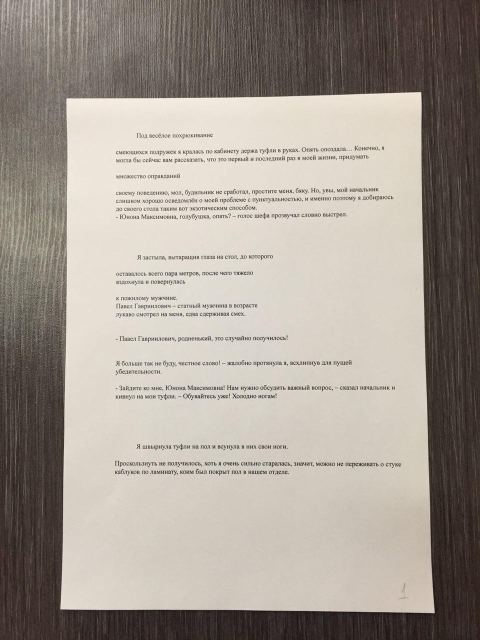
#> input picture W4L1/data/1.jpg, 960 x 1280 px (shown at 1/2 size); its folder holds only this picture in this run
$ python Main.py   (older library calls are emulated)
#> lines starting #> are read from the running program, lines starting #| are printed output that depends on the picture; after the words box and inside, x2 and y2 are one past the last pixel; in counts of white or black regions, pixels touching at a corner belong together
### W2L1/W2L1_practise_result/result/tools.py
import cv2
import numpy as np
import math

def concat_hor(imgs, color = (0,255,0)):
    try:
        m = 0
        s = 0
        bs = 1
        for img in imgs:
            m = max(m, img.shape[0])
            s += img.shape[1]+2*bs


        image = np.zeros((m+2*bs, s, 3))

        x = 0
        for img in imgs:
            if len(img.shape) == 3:
                imgg = cv2.copyMakeBorder(img.copy(), bs, bs, bs, bs, cv2.BORDER_CONSTANT, value=color)
                image[0:imgg.shape[0], x:x+imgg.shape[1], :] = imgg
            else:
                imgg = cv2.copyMakeBorder(cv2.cvtColor(img, cv2.COLOR_GRAY2BGR), bs, bs, bs, bs, cv2.BORDER_CONSTANT, value=color)
                image[0:imgg.shape[0], x:x+imgg.shape[1], :] = imgg
            x += img.shape[1]+2*bs

        return np.asarray(image, dtype = np.uint8)

    except Exception as e:
        print "<concat_hor>: ", e
        sys.stdout.flush()


def concat_ver(imgs):
    try:

        m = 0
        s = 0
        bs = 1
        for img in imgs:
            m = max(m, img.shape[1])
            s += img.shape[0]+2*bs


        image = np.zeros((s, m+2*bs, 3))

        y = 0
        for img in imgs:
            if len(img.shape) == 3:
                imgg = cv2.copyMakeBorder(img.copy(), bs, bs, bs, bs, cv2.BORDER_CONSTANT, value=(0, 255, 0))
                image[y:y+imgg.shape[0], 0:imgg.shape[1], :] = imgg
            else:
                imgg = cv2.copyMakeBorder(cv2.cvtColor(img, cv2.COLOR_GRAY2BGR), bs, bs, bs, bs, cv2.BORDER_CONSTANT, value=(0, 255, 0))
                image[y:y+imgg.shape[0], 0:imgg.shape[1], :] = imgg
            y += img.shape[0]+2*bs

        return np.asarray(image, dtype = np.uint8)

    except Exception as e:
        print "<concat_ver>: ", e
        sys.stdout.flush()

### W2L1/W2L1_practise_result/result/Main.py
import cv2
import os
import numpy as np
import tools as tl
# import matplotlib.pyplot as plt

for root, dirs, files in os.walk("../Data/"):
    for file in files:
        imagepath = os.path.join(root, file)
        if file.endswith('.jpg'):

            img = cv2.imread(imagepath)
#> img is the input picture: shape (1280, 960, 3); mean B, G, R 146.2, 155, 163.6
            vis = img.copy()

            '''
                finding gradient by Sobel filter
            '''
            gray = cv2.cvtColor(img, cv2.COLOR_BGR2GRAY)

            useGradient = 0

            if useGradient:
                gradX = cv2.Sobel(gray, ddepth=cv2.CV_32F, dx=1, dy=0, ksize=3)

                '''
                    take absolute value of gradient to use negative gradient
                '''
                gradX = np.absolute(gradX)

                '''
                    Normalization of gradient
                '''
                (minVal, maxVal) = (np.min(gradX), np.max(gradX))
                if maxVal - minVal > 0:
                    gradX = (255 * ((gradX - minVal) / float(maxVal - minVal))).astype("uint8")
                else:
                    gradX  = np.zeros(gray.shape, dtype = "uint8")
            else:
                gradX = 255 - gray

            '''
                Take median filter by horizontal axis
            '''
            blur = cv2.blur(gradX,(21,1))


            '''
                Binarization
            '''
            ret, th = cv2.threshold(blur, 0, 255, cv2.THRESH_BINARY + cv2.THRESH_OTSU)
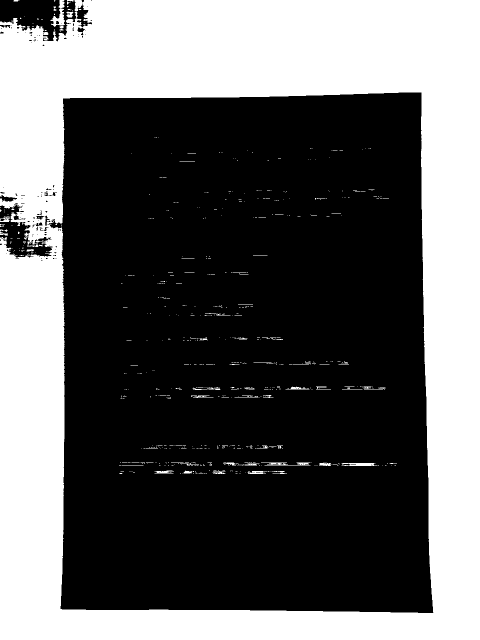
#> th: shape (1280, 960) (shown at 1/2 size); 38.7% white; 645 white regions (585 under 20 px), largest, box (x1, y1, x2, y2) and area: (0, 0, 960, 1280) 468663, (101, 0, 130, 54) 627, (522, 925, 621, 931) 343
#> ret = 113

            '''
                Morphological opening
            '''
            kernel = np.ones((1,15), np.uint8)
            opening = cv2.morphologyEx(th, cv2.MORPH_CLOSE, kernel)
#> opening: shape (1280, 960); 39.1% white; 198 white regions (133 under 20 px)

            '''
                Find contours
            '''
            im2, contours, hierarchy = cv2.findContours(opening, cv2.RETR_EXTERNAL, cv2.CHAIN_APPROX_SIMPLE)
#> contours = 10 contours, 8 with area under 20; largest, box (x1, y1, x2, y2) and area: (0, 0, 960, 1280) 1218574, (0, 460, 16, 471) 70
            cv2.drawContours(vis, contours, -1, (0,255,0), 1)
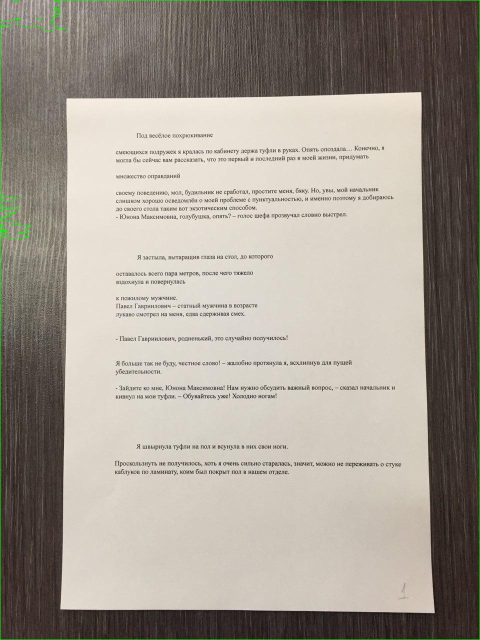
#> vis: shape (1280, 960, 3) (shown at 1/2 size); 0.43% of pixels changed, all inside (x1, y1, x2, y2) = (0, 0, 960, 1280)

            boxRegions = []
            hsum = 0
            for cnt in contours:
                x,y,w,h = cv2.boundingRect(cnt)
                hsum += h

                boxRegions.append((x, y, w, h))
#> this loop made 10 passes
#> (x, y, w, h, hsum) on passes 1, 2, 4, 5, 7, 8, 9, 10: (36, 462, 1, 1, 1), (0, 460, 16, 11, 12), (0, 452, 8, 2, 15), (0, 448, 10, 3, 18), (74, 37, 12, 2, 21), (49, 32, 1, 1, 22), (0, 0, 960, 1280, 1302), (27, 0, 12, 3, 1305)
#> (cnt, x, y, w, h, hsum) on passes 3, 6: ([[0, 458], [13, 458]], 0, 458, 14, 1, 13), ([[65, 46], [66, 46]], 65, 46, 2, 1, 19)
#> after the loop, boxRegions = [(36, 462, 1, 1), (0, 460, 16, 11), (0, 458, 14, 1), (0, 452, 8, 2), (0, 448, 10, 3), (65, 46, 2, 1), (74, 37, 12, 2), (49, 32, 1, 1), (0, 0, 960, 1280), (27, 0, 12, 3)]; hsum = 1305


            '''
                Choose only big countours
            '''
            meanHeight = hsum / float(len(contours))
#> meanHeight = 130.5

            textRegions = []
            for box in boxRegions:
                if box[3] > meanHeight:
                    x,y,w,h = box
                    textRegions.append((x,y, x+w,y+h))
                    cv2.rectangle(vis,(x,y),(x+w,y+h),(0,0,255),1)
#> this loop made 10 passes
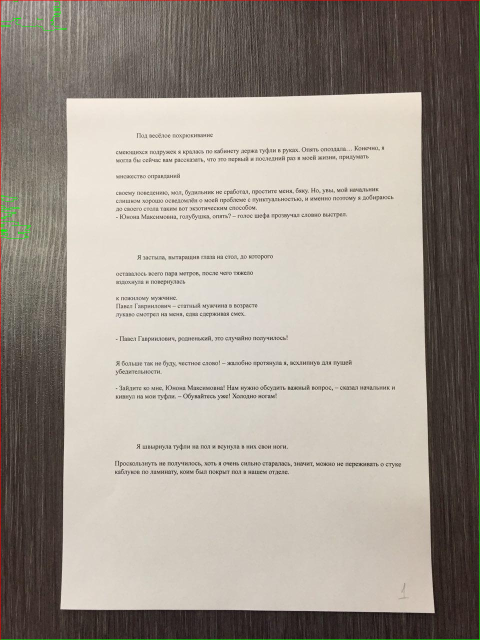
#> vis: shape (1280, 960, 3) (shown at 1/2 size); 0.18% of pixels changed, all inside (x1, y1, x2, y2) = (0, 0, 960, 1280)
#> after the loop, textRegions = [(0, 0, 960, 1280)]


            '''
                Extract all text regions
            '''
            regionImgs = []
            for textRegion in textRegions:
                x1,y1,x2,y2 = textRegion
                regionImgs.append(img[y1:y2,x1:x2])
#> this loop made 1 pass
#> after the loop, regionImgs = 1 item


            scale = 0.8

            row1 = tl.concat_hor((vis, gradX, blur))
#> the loop in concat_hor, `for img in imgs:` made 3 passes
#> s on passes 1 to 3: 962, 1924, 2886
#> after the loop in concat_hor, `for img in imgs:`: s = 2886
#> the loop in concat_hor, `for img in imgs:` made 3 passes
#> after the loop in concat_hor, `for img in imgs:`:
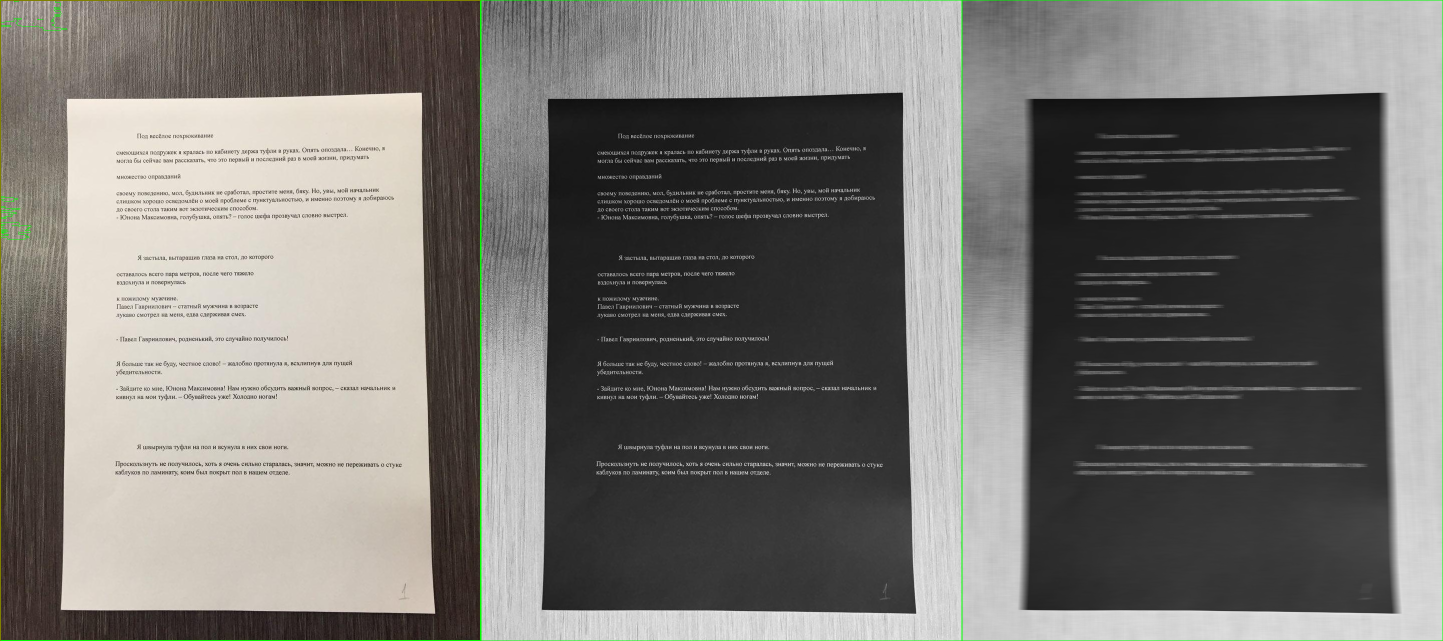
#> image: shape (1282, 2886, 3) float64 (shown at 1/2 size); mean of channels 0, 1, 2 113.8, 117.9, 119.7; drawn as B, G, R
            row2 = tl.concat_hor((th, opening))
#> call 2 of concat_hor, with color = (0, 255, 0)
#> the loop in concat_hor (call 2), `for img in imgs:` made 2 passes
#> (m, s) on passes 1 to 2: (1280, 962), (1280, 1924)
#> after the loop in concat_hor (call 2), `for img in imgs:`: s = 1924
#> the loop in concat_hor (call 2), `for img in imgs:` made 2 passes
#> after the loop in concat_hor (call 2), `for img in imgs:`:
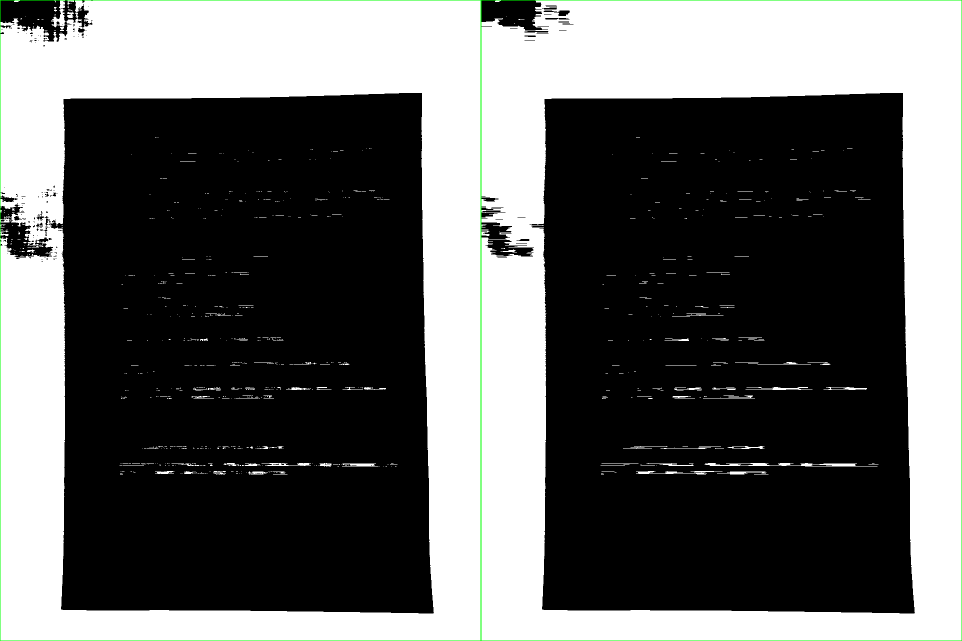
#> image: shape (1282, 1924, 3) float64 (shown at 1/2 size); mean of channels 0, 1, 2 98.8, 99.7, 98.8; drawn as B, G, R
            allTexts = tl.concat_ver(regionImgs)
#> the loop in concat_ver, `for img in imgs:` made 1 pass
#> (m, s) on pass 1: (960, 1282)
#> after the loop in concat_ver, `for img in imgs:`: s = 1282
#> the loop in concat_ver, `for img in imgs:` made 1 pass
#> y on pass 1: 1282
            bigImg = tl.concat_ver((row1, row2))
#> the loop in concat_ver (call 2), `for img in imgs:` made 2 passes
#> (m, s) on passes 1 to 2: (2886, 1284), (2886, 2568)
#> after the loop in concat_ver (call 2), `for img in imgs:`: s = 2568
#> the loop in concat_ver (call 2), `for img in imgs:` made 2 passes
#> y on passes 1 to 2: 1284, 2568
#> after the loop in concat_ver (call 2), `for img in imgs:`:
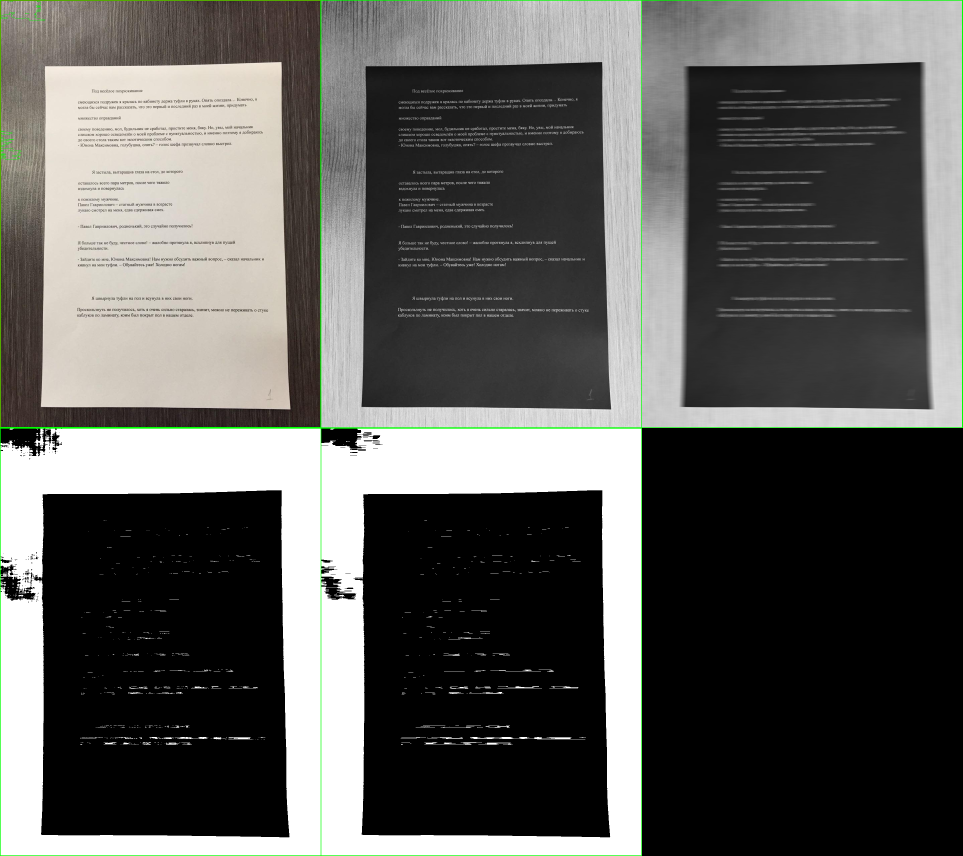
#> image: shape (2568, 2888, 3) float64 (shown at 1/3 size); mean of channels 0, 1, 2 89.6, 92.5, 92.6; drawn as B, G, R


            cv2.imshow("Window1", cv2.resize(bigImg, (0,0), fx = scale, fy = scale))
            cv2.imshow("Window2", cv2.resize(allTexts, (0,0), fx = 1.4, fy = 1.4))
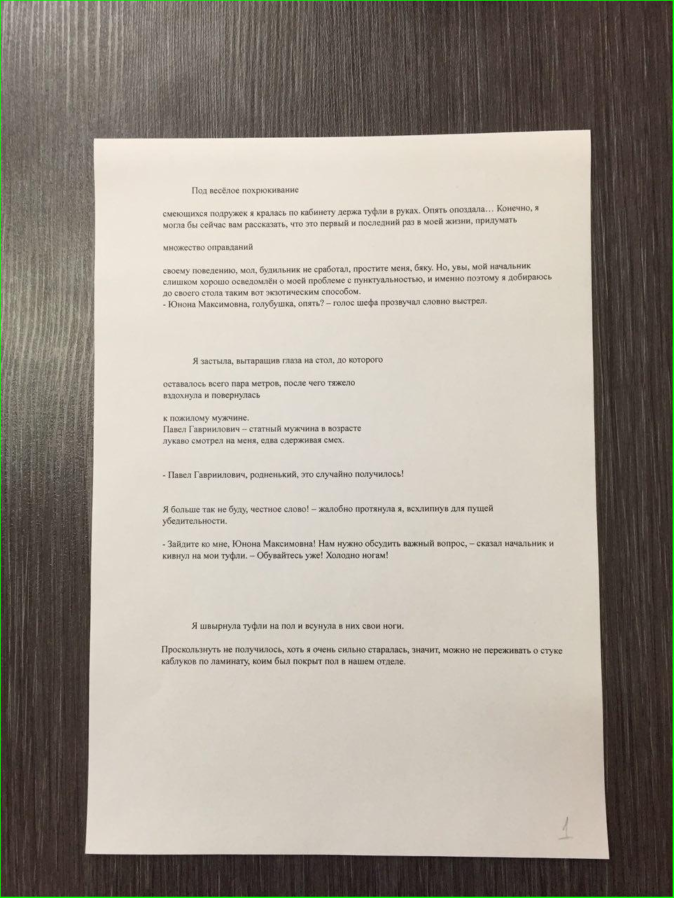
#> window 'Window2': shape (1795, 1347, 3) (shown at 1/2 size); mean B, G, R 145.5, 155.3, 162.8
            k = cv2.waitKey(0)
#> (key q is pressed here)

            if k == 27:
                exit()
            elif k == ord('q'):
                exit()
#> (the program exits here)

$ run again, on W4L1/data/14.jpg
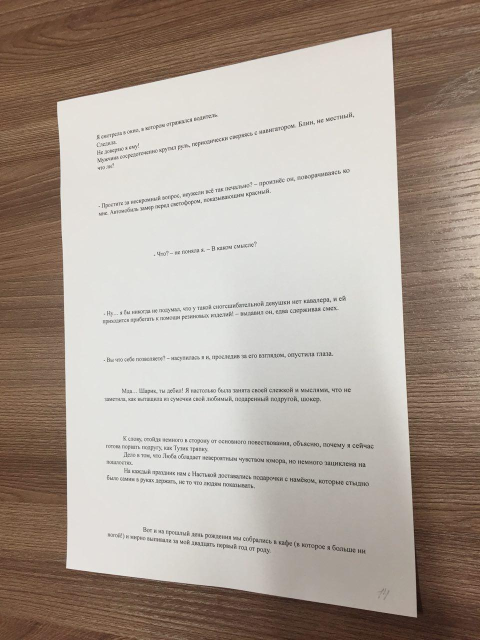
#> input picture W4L1/data/14.jpg, 960 x 1280 px (shown at 1/2 size)
#> img is the input picture: shape (1280, 960, 3); mean B, G, R 149.5, 159.7, 172.2
#> `ret, th = cv2.threshold(blur, 0, 255, cv2.THRESH_BINARY + cv2.THRESH_O..`:
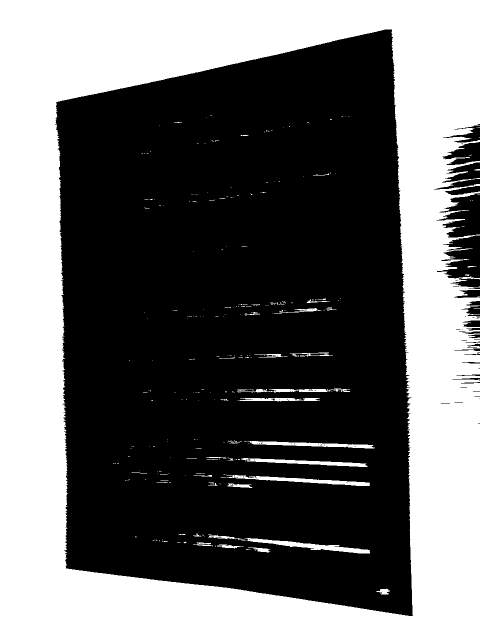
#> th: shape (1280, 960) (shown at 1/2 size); 41.1% white; 335 white regions (294 under 20 px), largest, box (x1, y1, x2, y2) and area: (0, 0, 960, 1280) 492552, (489, 1076, 740, 1107) 2132, (453, 949, 740, 972) 1924
#> ret = 102
#> opening: shape (1280, 960); 41.3% white; 157 white regions (111 under 20 px)
#> contours = 13 contours, 12 with area under 20; largest, box (x1, y1, x2, y2) and area: (0, 0, 960, 1280) 1206602
#> the loop `for cnt in contours:` made 13 passes
#> (cnt, x, y, w, h, hsum) on passes 1, 2, 3, 6, 7, 9, 11: ([[955, 674], [959, 674]], 955, 674, 5, 1, 1), ([[947, 617], [959, 617]], 947, 617, 13, 1, 2), ([[957, 573], [959, 573]], 957, 573, 3, 1, 3), ([[923, 453], [928, 453]], 923, 453, 6, 1, 10), ([[940, 401], [945, 401]], 940, 401, 6, 1, 11), ([[938, 311], [942, 311]], 938, 311, 5, 1, 15), ([[958, 274], [959, 274]], 958, 274, 2, 1, 17)
#> after the loop `for cnt in contours:`: boxRegions = [(955, 674, 5, 1), (947, 617, 13, 1), (957, 573, 3, 1), (930, 549, 9, 3), (935, 532, 25, 3), (923, 453, 6, 1), (940, 401, 6, 1), (949, 338, 11, 3), (938, 311, 5, 1), (942, 309, 1, 1), (958, 274, 2, 1), (953, 254, 7, 2), (0, 0, 960, 1280)]; hsum = 1299
#> meanHeight = 99.92
#> the loop `for box in boxRegions:` made 13 passes
#> after the loop `for box in boxRegions:`: textRegions = [(0, 0, 960, 1280)]
#> the loop `for textRegion in textRegions:` made 1 pass
#> after the loop `for textRegion in textRegions:`: regionImgs = 1 item
#> the loop in concat_hor, `for img in imgs:` made 3 passes
#> s on passes 1 to 3: 962, 1924, 2886
#> after the loop in concat_hor, `for img in imgs:`: s = 2886
#> the loop in concat_hor, `for img in imgs:` made 3 passes
#> the loop in concat_hor (call 2), `for img in imgs:` made 2 passes
#> (m, s) on passes 1 to 2: (1280, 962), (1280, 1924)
#> the loop in concat_hor (call 2), `for img in imgs:` made 2 passes
#> the loop in concat_ver, `for img in imgs:` made 1 pass
#> (m, s) on pass 1: (960, 1282)
#> after the loop in concat_ver, `for img in imgs:`: s = 1282
#> the loop in concat_ver, `for img in imgs:` made 1 pass
#> y on pass 1: 1282
#> the loop in concat_ver (call 2), `for img in imgs:` made 2 passes
#> (m, s) on passes 1 to 2: (2886, 1284), (2886, 2568)
#> the loop in concat_ver (call 2), `for img in imgs:` made 2 passes
#> y on passes 1 to 2: 1284, 2568
#> `cv2.imshow("Window2", cv2.resize(allTexts, (0,0), fx = 1.4, fy = 1.4))`:
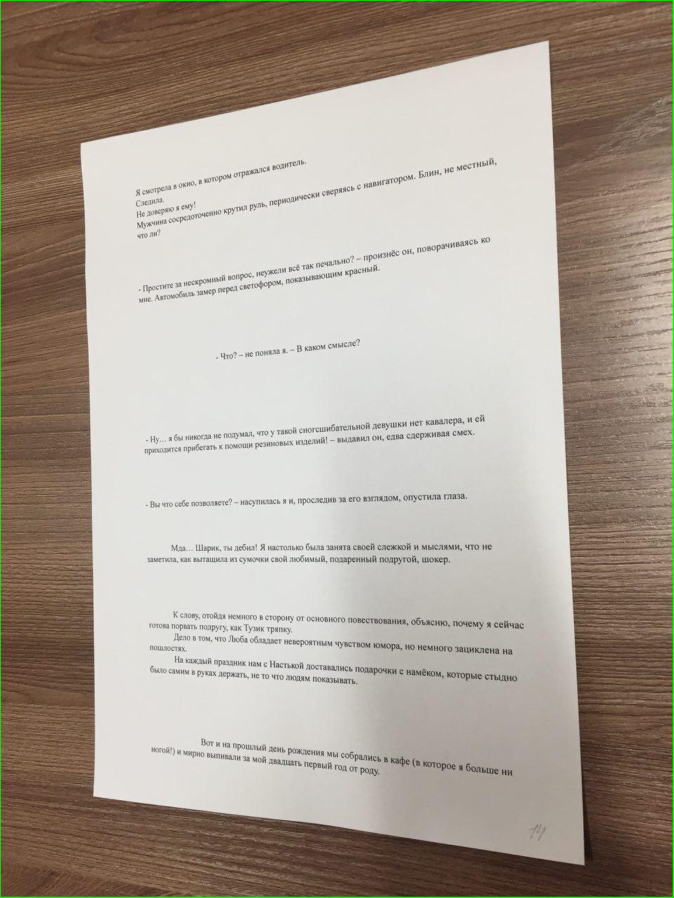
#> window 'Window2': shape (1795, 1347, 3) (shown at 1/2 size); mean B, G, R 148.9, 160, 171.4
